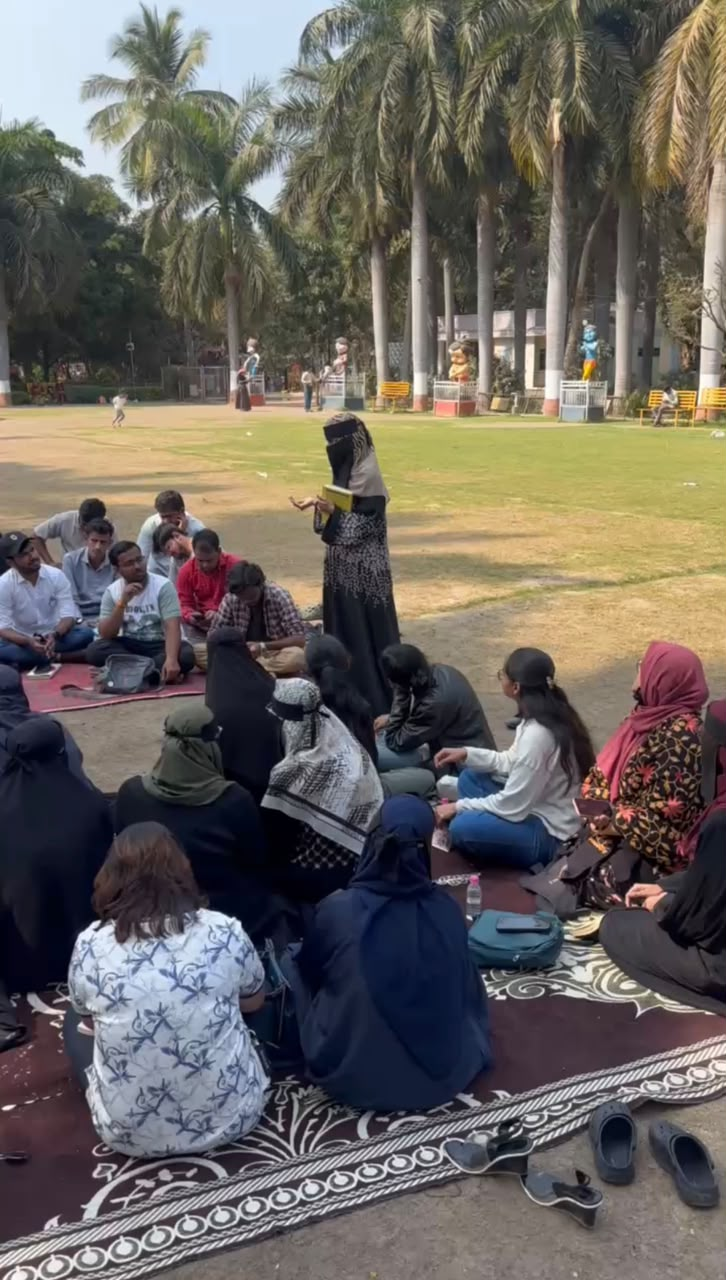
#> input picture img/original/WhatsApp Image 2026-11-05 at 6.45.08 PM (4).jpeg, 726 x 1280 px, given in place of WhatsApp Image 2026-11-05 at 6.45.08 PM.jpeg, which was not available
$ python test_crop_analysis.py
#> lines starting #> are read from the running program, lines starting #| are printed output that depends on the picture
import os
import json
import cv2
import numpy as np
from PIL import Image

def analyze_crop_recommendation(img_path, orient, category):
#> called with orient = 'landscape', category = 'Meetups'
    img = cv2.imread(img_path)
#> img is the input picture: shape (1280, 726, 3); mean B, G, R 94.3, 99.6, 104.9
    if img is None:
        return {"crop_box": [0, 0, 1, 1], "focal_point": [0.5, 0.5], "reason": "Failed to read"}
    h, w = img.shape[:2]
#> h = 1280; w = 726
    gray = cv2.cvtColor(img, cv2.COLOR_BGR2GRAY)
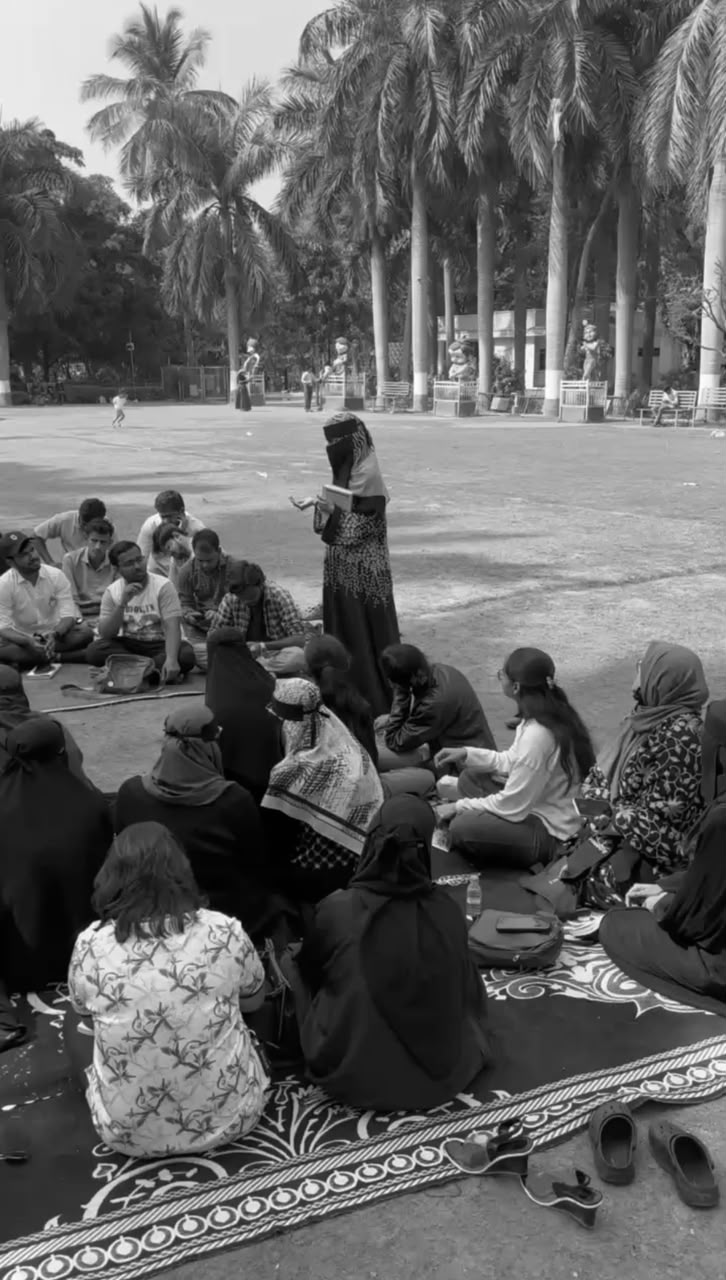
#> gray: shape (1280, 726); min 0, max 254, mean 100.6

    # Calculate edge density in vertical slices (10 vertical bands)
    edges = cv2.Canny(gray, 40, 120)
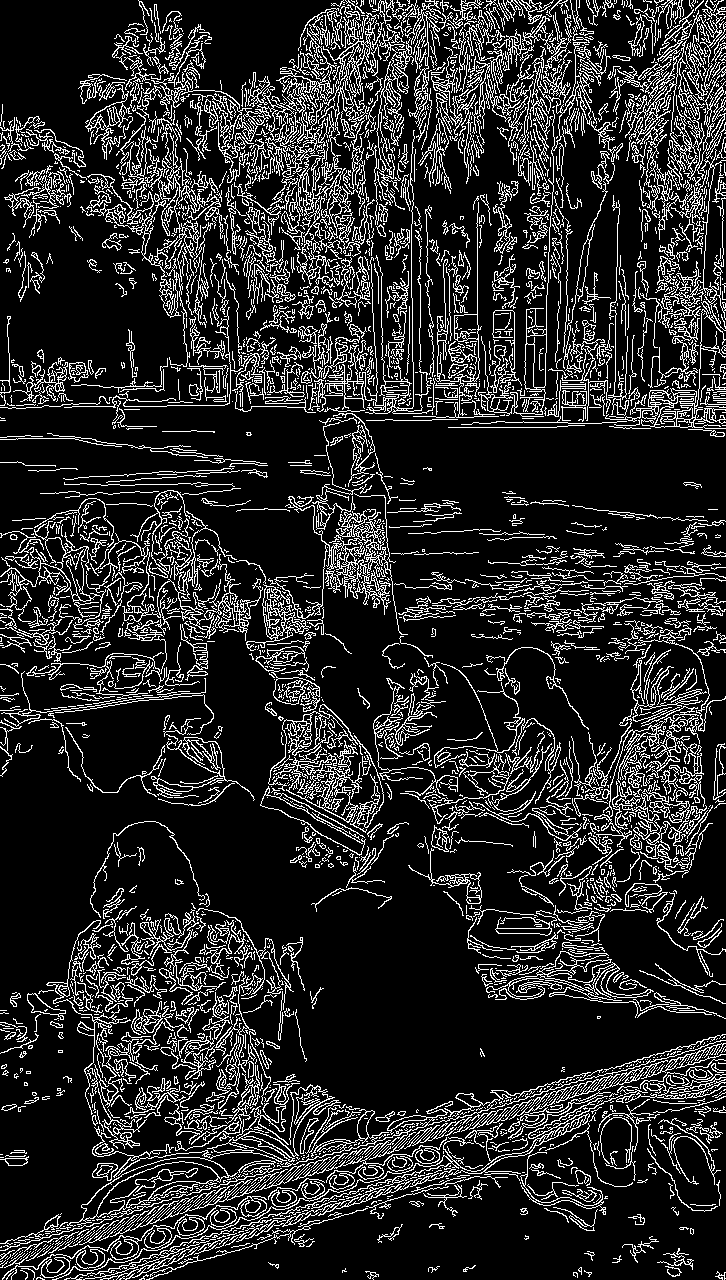
#> edges: shape (1280, 726); 16.1% white in thin lines or dots
    band_h = h // 10
#> band_h = 128
    densities = [np.mean(edges[i*band_h:(i+1)*band_h, :]) for i in range(10)]
#> densities = [57.03, 54.82, 46.07, 29.57, 45.94, 35.28, 32.49, 31.14, 41.25, 37.42]

    # Top dead-zone detection: if top 1 or 2 bands have very low edge density or high uniform brightness (sky/ceiling)
    top_crop_ratio = 0.0
    # For landscape hero (e.g. roa-009)
    if "6.45.08 PM.jpeg" in img_path and "6.45.08 PM (" not in img_path:
        # Hero gathering: 90px cropped from 720px is 12.5%
        top_crop_ratio = 0.125
        bottom_crop_ratio = 0.0
    elif orient == 'landscape':
        if densities[0] < 2.0 and densities[1] < 4.0:
            top_crop_ratio = 0.08
        else:
            top_crop_ratio = 0.04
        bottom_crop_ratio = 0.02
    elif orient == 'portrait':
        # Many portraits have excessive headspace
        if densities[0] < 2.0:
            top_crop_ratio = 0.07
        elif densities[0] < 5.0:
            top_crop_ratio = 0.04
        else:
            top_crop_ratio = 0.0
        bottom_crop_ratio = 0.02
    else: # square
        if densities[0] < 1.5:
            top_crop_ratio = 0.05
        else:
            top_crop_ratio = 0.0
        bottom_crop_ratio = 0.0

    # Focal point calculation: center of edge mass
    y_indices, x_indices = np.where(edges > 0)
    if len(x_indices) > 0:
        focal_x = round(float(np.median(x_indices)) / w, 2)
#> focal_x = 0.5
        focal_y = round(float(np.median(y_indices)) / h, 2)
#> focal_y = 0.45
    else:
        focal_x, focal_y = 0.5, 0.5

    crop_top = int(round(top_crop_ratio * h))
#> crop_top = 160
    crop_bottom = int(round(h * (1.0 - bottom_crop_ratio)))
#> crop_bottom = 1280
    crop_left = 0
    crop_right = w
#> crop_right = 726

    return {
        "crop_box_px": [crop_left, crop_top, crop_right, crop_bottom],
        "crop_box_norm": [round(crop_left/w, 3), round(crop_top/h, 3), round(crop_right/w, 3), round(crop_bottom/h, 3)],
        "focal_point": [focal_x, focal_y],
        "top_crop_px": crop_top,
        "bottom_crop_px": h - crop_bottom,
        "orig_size": [w, h],
        "cropped_size": [crop_right - crop_left, crop_bottom - crop_top]
    }

# Test on roa-009, roa-006, roa-051
for f in ["WhatsApp Image 2026-11-05 at 6.45.08 PM.jpeg", "WhatsApp Image 2026-11-05 at 6.45.08 PM (6).jpeg", "WhatsApp Image 2026-11-05 at 6.45.19 PM.jpeg"]:
    p = os.path.join('img', f)
    res = analyze_crop_recommendation(p, 'landscape', 'Meetups')
#> res = {'crop_box_px': [0, 160, 726, 1280], 'crop_box_norm': [0, 0.125, 1, 1], 'focal_point': [0.5, 0.45], 'top_crop_px': 160, 'bottom_crop_px': 0, 'orig_size': [726, 1280], 'cropped_size': [726, 1120]}
    print(f"{f}: orig {res['orig_size']} -> cropped {res['cropped_size']} (Top crop: {res['top_crop_px']}px), focal: {res['focal_point']}")
#| WhatsApp Image 2026-11-05 at 6.45.08 PM.jpeg: orig [726, 1280] -> cropped [726, 1120] (Top crop: 160px), focal: [0.5, 0.45]
#> pass 2 of the loop `for f in ["WhatsApp Image 2026-11-05 at 6.45.08 PM.jpeg", "WhatsApp Im..`:
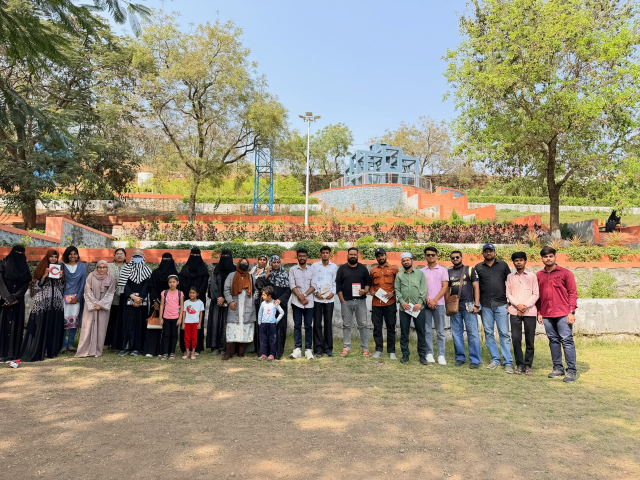
#> input picture img/original/WhatsApp Image 2026-11-05 at 6.45.08 PM (6).jpeg, 1280 x 960 px, found by its file name (shown at 1/2 size)
#> in analyze_crop_recommendation, img is the input picture: shape (960, 1280, 3); mean B, G, R 121, 142.9, 150.4
#> in analyze_crop_recommendation (call 2), `gray = cv2.cvtColor(img, cv2.COLOR_BGR2GRAY)`:
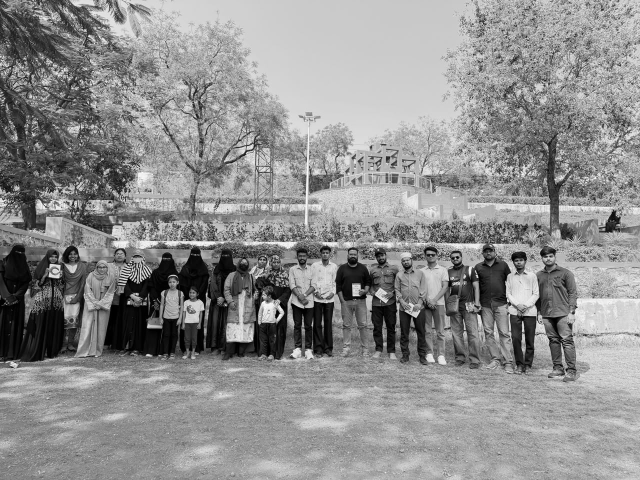
#> gray: shape (960, 1280) (shown at 1/2 size); min 0, max 255, mean 142.6
#> in analyze_crop_recommendation (call 2), `edges = cv2.Canny(gray, 40, 120)`:
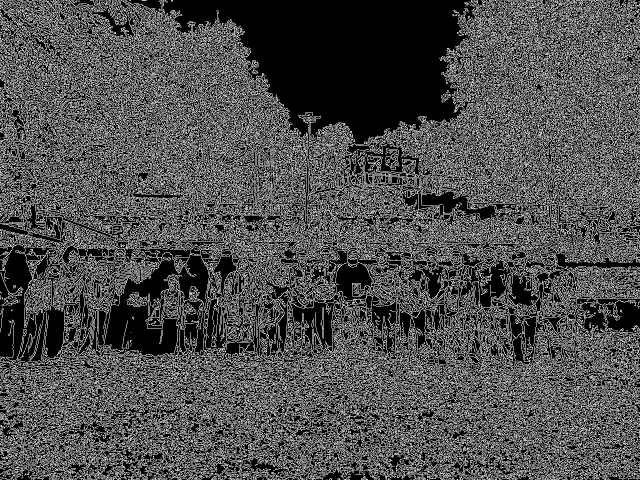
#> edges: shape (960, 1280) (shown at 1/2 size); 30.3% white in thin lines or dots
#> densities = [56.17, 68.28, 80.3, 92.94, 86.44, 70.65, 59.39, 80.62, 90.71, 86.25]
#> focal_y = 0.5
#> res = {'crop_box_px': [0, 38, 1280, 941], 'crop_box_norm': [0, 0.04, 1, 0.98], 'focal_point': [0.5, 0.5], 'top_crop_px': 38, 'bottom_crop_px': 19, 'orig_size': [1280, 960], 'cropped_size': [1280, 903]}
#| WhatsApp Image 2026-11-05 at 6.45.08 PM (6).jpeg: orig [1280, 960] -> cropped [1280, 903] (Top crop: 38px), focal: [0.5, 0.5]
#> pass 3 of the loop `for f in ["WhatsApp Image 2026-11-05 at 6.45.08 PM.jpeg", "WhatsApp Im..`:
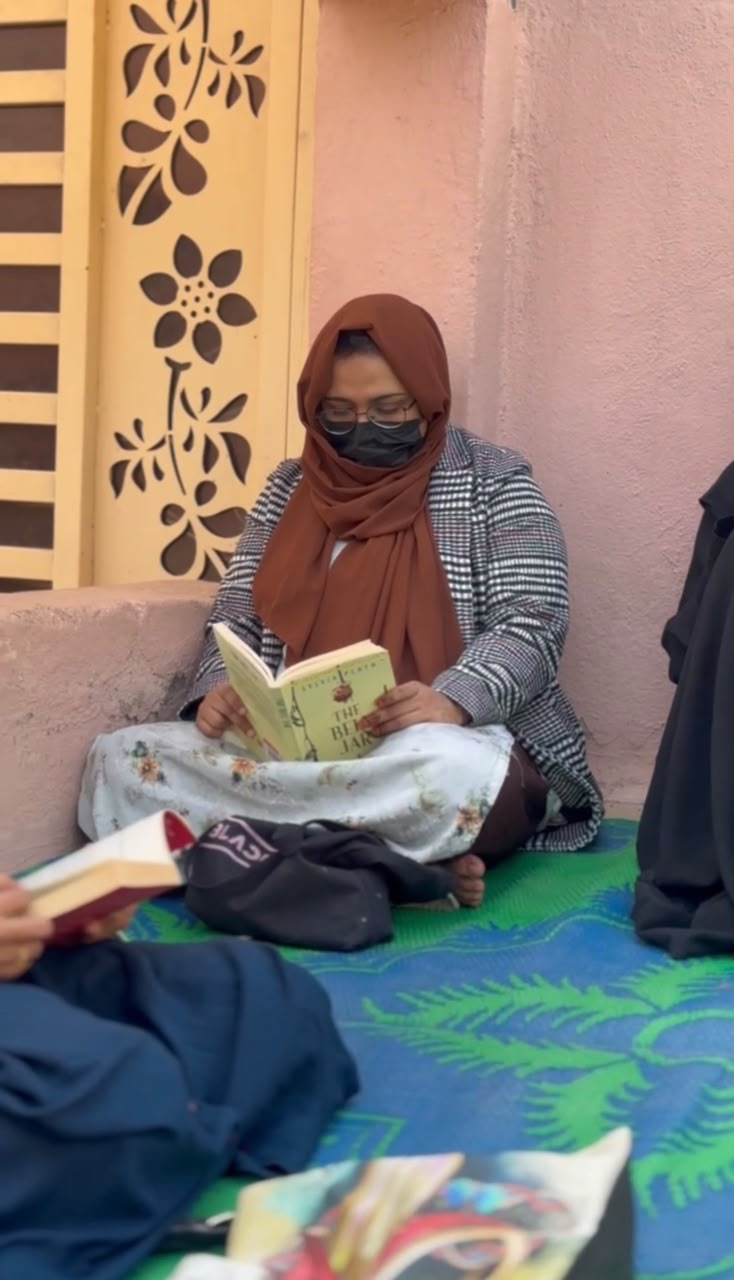
#> input picture img/original/WhatsApp Image 2026-11-05 at 6.45.08 PM (8).jpeg, 734 x 1280 px, given in place of WhatsApp Image 2026-11-05 at 6.45.19 PM.jpeg, which was not available
#> in analyze_crop_recommendation, img is the input picture: shape (1280, 734, 3); mean B, G, R 115.9, 123.7, 135.9
#> in analyze_crop_recommendation (call 3), `gray = cv2.cvtColor(img, cv2.COLOR_BGR2GRAY)`:
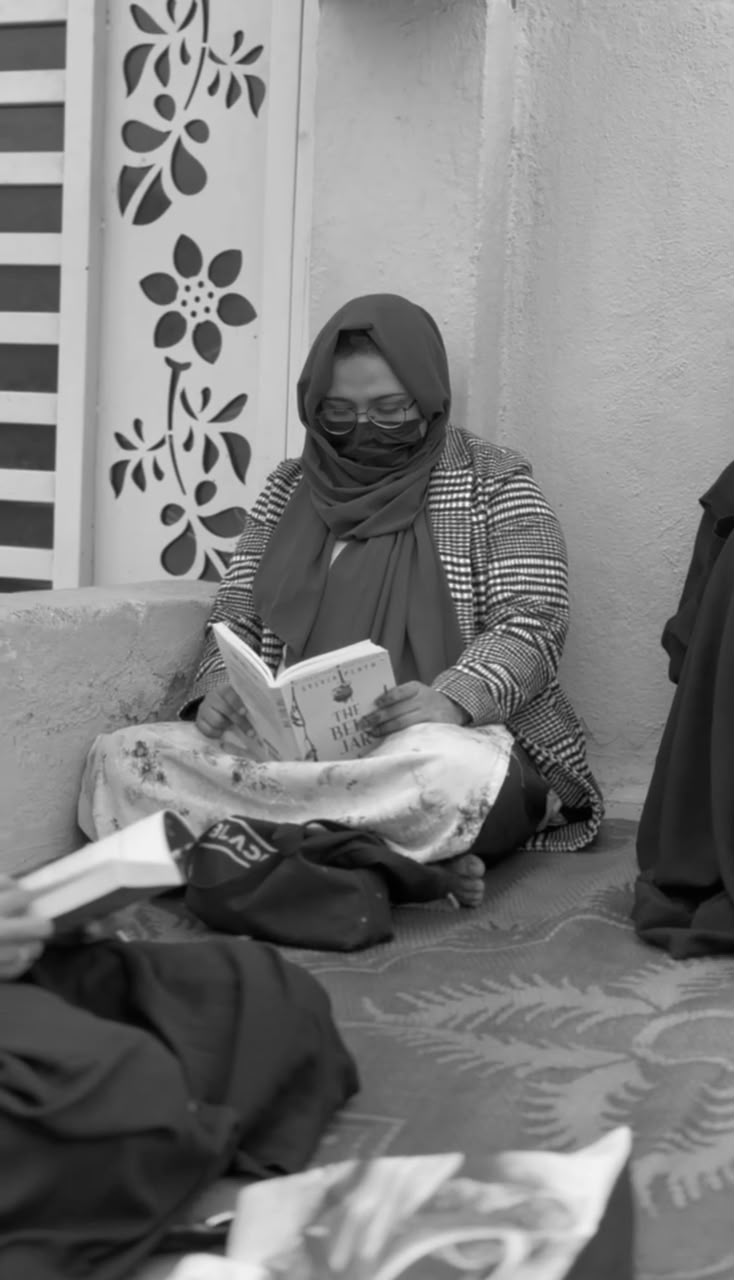
#> gray: shape (1280, 734); min 0, max 253, mean 126.5
#> in analyze_crop_recommendation (call 3), `edges = cv2.Canny(gray, 40, 120)`:
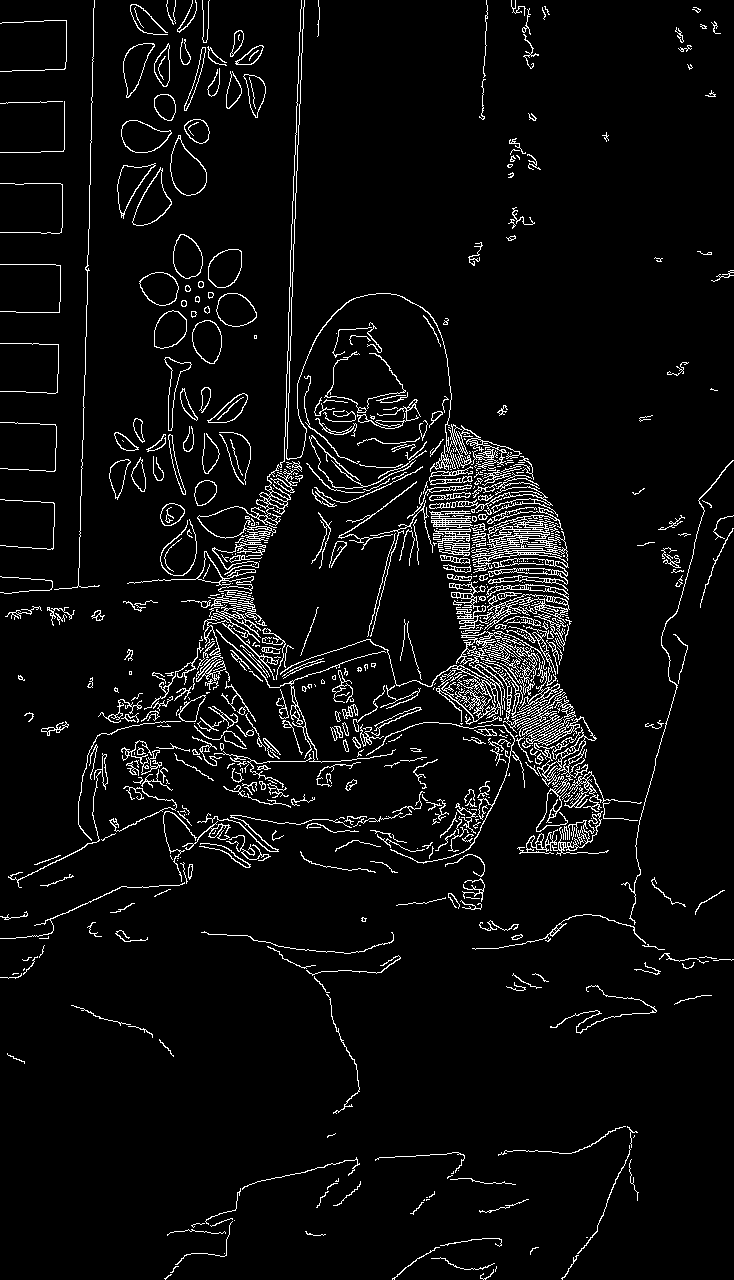
#> edges: shape (1280, 734); 5.1% white in thin lines or dots
#> densities = [7.9, 4.96, 6.69, 21.38, 29.05, 30.58, 17.93, 6.28, 1.31, 4.01]
#> focal_x = 0.52
#> focal_y = 0.48
#> res = {'crop_box_px': [0, 51, 734, 1254], 'crop_box_norm': [0, 0.04, 1, 0.98], 'focal_point': [0.52, 0.48], 'top_crop_px': 51, 'bottom_crop_px': 26, 'orig_size': [734, 1280], 'cropped_size': [734, 1203]}
#| WhatsApp Image 2026-11-05 at 6.45.19 PM.jpeg: orig [734, 1280] -> cropped [734, 1203] (Top crop: 51px), focal: [0.52, 0.48]
